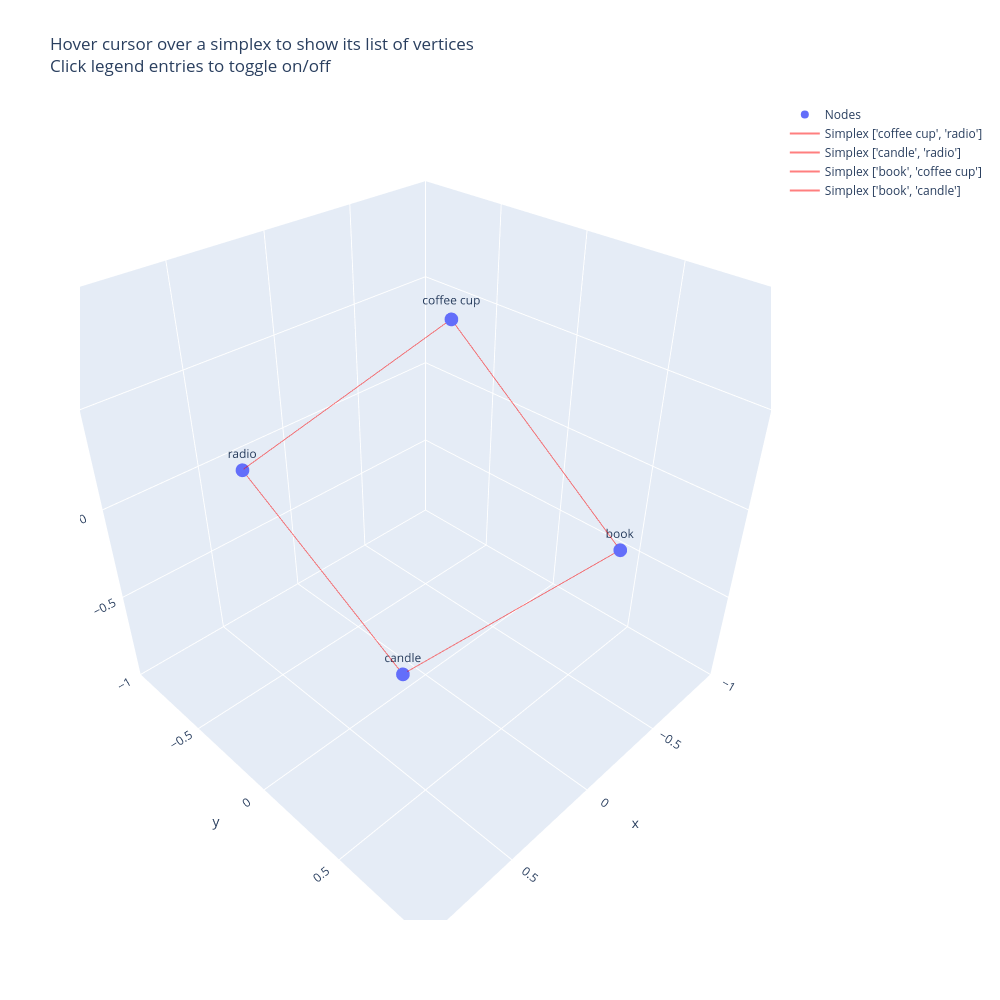
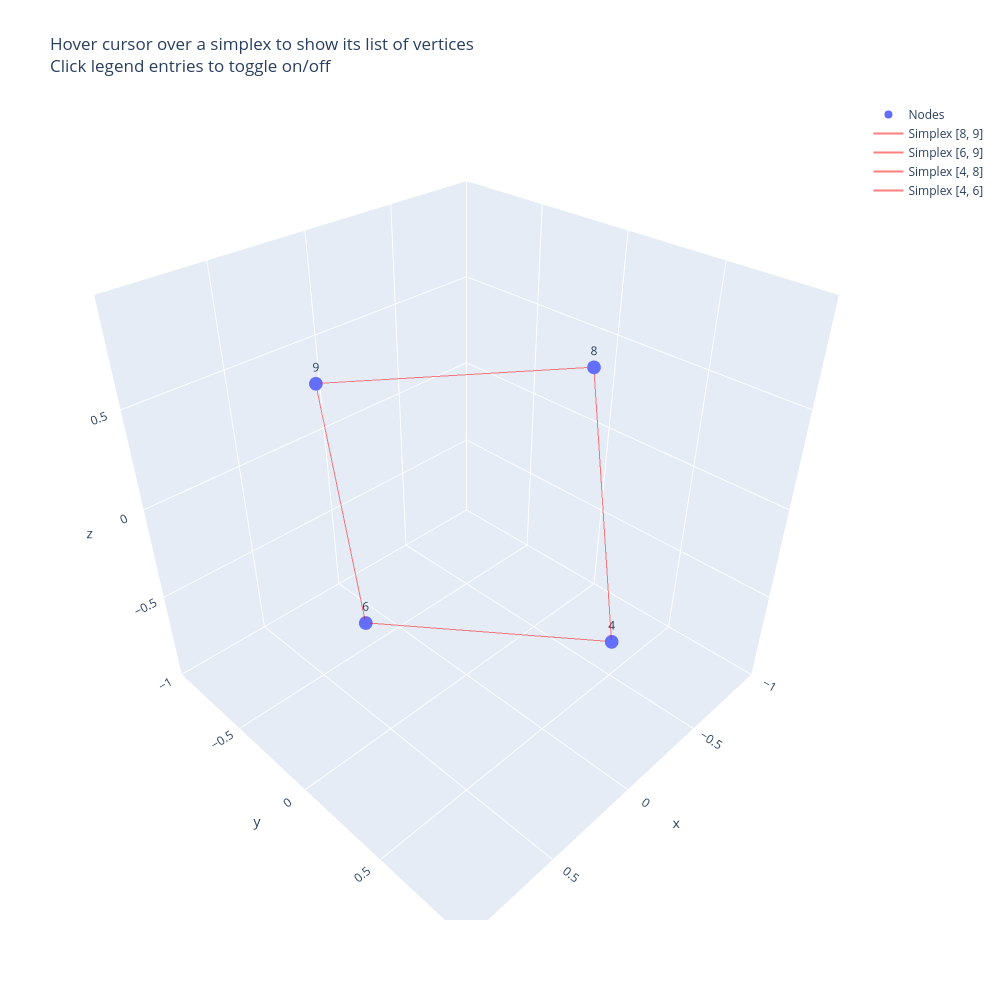
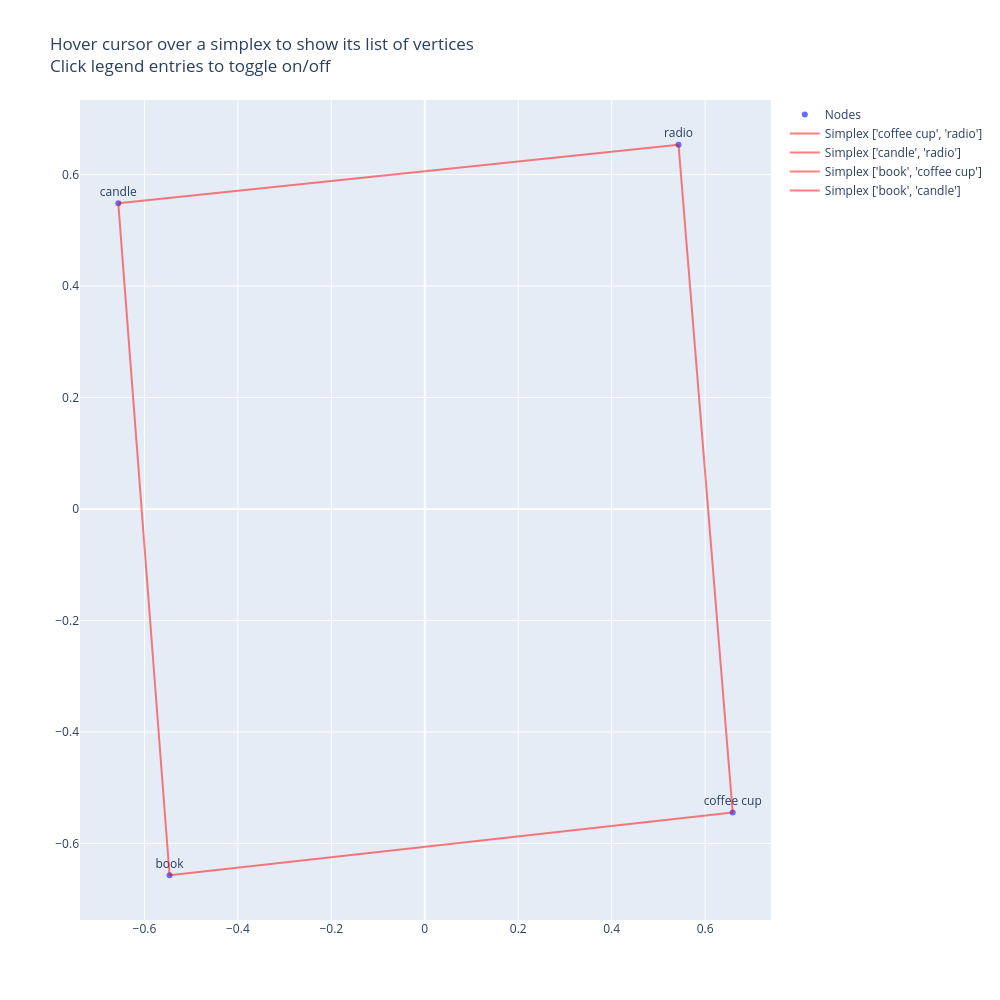
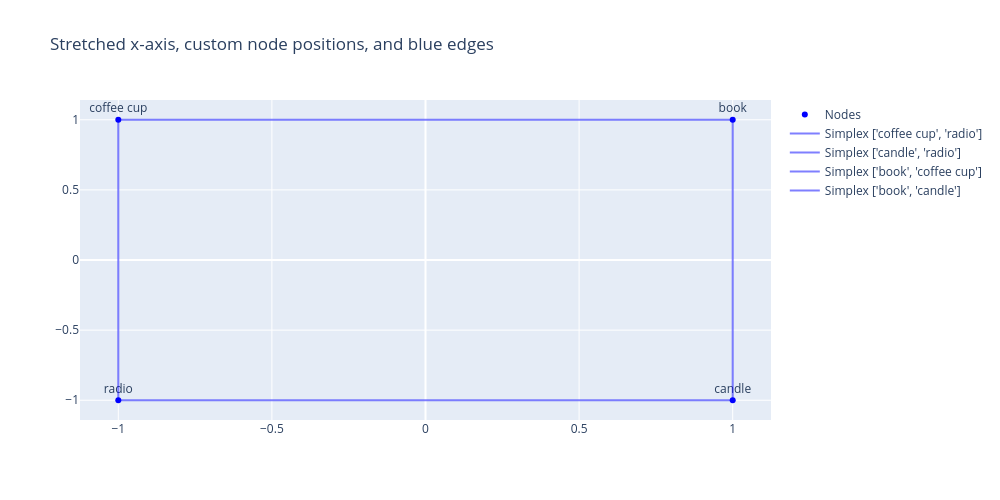

The notebook cell these images were saved under, in order:
### Code cell
# PLOT CYCLE REPRESENTATIVES WITH VARIOUS CUSTOMIZATIONS

import plotly.graph_objects as go

fig_1   =    oat_accelerator.plot_cycle_representative(
                homology.cycle_representatives()["cycle representative"][2], 
                coordinate_dictionary = None, 
                embedding_dimension = 3
            )   
fig_2   =    oat_accelerator.plot_cycle_representative(
                homology.cycle_representatives(numeric_node_labels=True)["cycle representative"][2], 
                coordinate_dictionary = None, 
                embedding_dimension = 3
            )    
fig_3   =   oat_accelerator.plot_cycle_representative(
                homology.cycle_representatives()["cycle representative"][2], 
                coordinate_dictionary = None, 
                embedding_dimension = 2
            )    
fig_4   =   oat_accelerator.plot_cycle_representative(
                homology.cycle_representatives()["cycle representative"][2], 
                coordinate_dictionary = {"radio": [-1,-1], "coffee cup": [-1,1], "book": [1,1], "candle": [1,-1]}, 
                embedding_dimension = 2
            )   
fig_5   =   oat_accelerator.plot_cycle_representative(
                homology.cycle_representatives()["cycle representative"][2], 
                coordinate_dictionary = {"radio": [-1,-1,0], "coffee cup": [-1,1,0], "book": [1,1,0], "candle": [1,-1,1]}, 
                embedding_dimension = 3
            )    
fig_6   =   oat_accelerator.plot_cycle_representative(
                homology.cycle_representatives()["cycle representative"][3], 
                coordinate_dictionary = None, 
                embedding_dimension = 3
            )  
fig_7   =   oat_accelerator.plot_cycle_representative(
                homology.cycle_representatives()["cycle representative"][3], 
                coordinate_dictionary = {"a":[1,0,0], "b":[0,1,0], "c":[0,0,1], "0":[0,0,0], "1":[1,1,1] }, 
                embedding_dimension = 3
            )  

# Make each edge in Figure 4 blue
for trace in fig_4.data:
    if isinstance(trace, go.Scatter):
        trace.update(line = dict(color="blue") )

# Update the layout for Figure 4
fig_4.update_layout(
    title="Stretched x-axis, custom node positions, and blue edges",
    width=1000,
    height=500,
)             

# Color each triangle in Figure 6 red
for trace in fig_6.data:
    if isinstance(trace, go.Mesh3d):
        trace.update(color="red")

# Update the layout for Figure 7
fig_7.update_layout(
    title="Custom node positions, custom z-axis limits",
    width=1000,
    height=500,
    scene = dict(
        # aspectratio=go.layout.scene.Aspectratio(x=1, y=1, z=1), # controls zoom
        xaxis = dict(range=[ 0, 1],), # x axis limits
        yaxis = dict(range=[ 0, 1],), # y axis limits
        zaxis = dict(range=[-1, 3],), # z axis limits        
    ),
)          
     
# Display plots
fig_1.show()
fig_2.show()
fig_3.show()
fig_4.show()
fig_5.show()
fig_6.show()
fig_7.show()

### Figure 1 — Plotly figure (JSON) as saved in the notebook; plotly's stock layout.template omitted (floating-point values rounded to 4 significant figures)
{"data": [{"mode": "markers+text", "name": "Nodes", "text": ["coffee cup", "radio", "candle", "book"], "textposition": "top center", "type": "scatter3d", "x": [-0.1783, 0.4356, 0.1946, -0.4518], "y": [-0.03221, -0.7314, 0.04273, 0.7209], "z": [0.8323, 0.07253, -0.8305, -0.07437]}, {"line": {"color": "red"}, "mode": "lines", "name": "Simplex ['coffee cup', 'radio']", "opacity": 0.5, "showlegend": true, "text": "Vertices: ['coffee cup', 'radio']", "type": "scatter3d", "x": [-0.1783, 0.1286, 0.4356], "y": [-0.03221, -0.3818, -0.7314], "z": [0.8323, 0.4524, 0.07253]}, {"line": {"color": "red"}, "mode": "lines", "name": "Simplex ['candle', 'radio']", "opacity": 0.5, "showlegend": true, "text": "Vertices: ['candle', 'radio']", "type": "scatter3d", "x": [0.1946, 0.3151, 0.4356], "y": [0.04273, -0.3443, -0.7314], "z": [-0.8305, -0.379, 0.07253]}, {"line": {"color": "red"}, "mode": "lines", "name": "Simplex ['book', 'coffee cup']", "opacity": 0.5, "showlegend": true, "text": "Vertices: ['book', 'coffee cup']", "type": "scatter3d", "x": [-0.4518, -0.3151, -0.1783], "y": [0.7209, 0.3443, -0.03221], "z": [-0.07437, 0.379, 0.8323]}, {"line": {"color": "red"}, "mode": "lines", "name": "Simplex ['book', 'candle']", "opacity": 0.5, "showlegend": true, "text": "Vertices: ['book', 'candle']", "type": "scatter3d", "x": [-0.4518, -0.1286, 0.1946], "y": [0.7209, 0.3818, 0.04273], "z": [-0.07437, -0.4524, -0.8305]}], "layout": {"height": 1000, "scene": {"aspectratio": {"x": 1, "y": 1, "z": 1}, "xaxis": {"range": [-1, 1]}, "yaxis": {"range": [-1, 1]}, "zaxis": {"range": [-1, 1]}}, "title": {"text": "Hover cursor over a simplex to show its list of vertices<br>Click legend entries to toggle on/off"}, "width": 1000}}

### Figure 2 — Plotly figure (JSON) as saved in the notebook; plotly's stock layout.template omitted (floating-point values rounded to 4 significant figures)
{"data": [{"mode": "markers+text", "name": "Nodes", "text": ["8", "9", "6", "4"], "textposition": "top center", "type": "scatter3d", "x": [-0.3715, 0.263, 0.3106, -0.2022], "y": [0.3469, -0.6607, -0.3774, 0.6912], "z": [0.6856, 0.4718, -0.6996, -0.4578]}, {"line": {"color": "red"}, "mode": "lines", "name": "Simplex [8, 9]", "opacity": 0.5, "showlegend": true, "text": "Vertices: [8, 9]", "type": "scatter3d", "x": [-0.3715, -0.05424, 0.263], "y": [0.3469, -0.1569, -0.6607], "z": [0.6856, 0.5787, 0.4718]}, {"line": {"color": "red"}, "mode": "lines", "name": "Simplex [6, 9]", "opacity": 0.5, "showlegend": true, "text": "Vertices: [6, 9]", "type": "scatter3d", "x": [0.3106, 0.2868, 0.263], "y": [-0.3774, -0.519, -0.6607], "z": [-0.6996, -0.1139, 0.4718]}, {"line": {"color": "red"}, "mode": "lines", "name": "Simplex [4, 8]", "opacity": 0.5, "showlegend": true, "text": "Vertices: [4, 8]", "type": "scatter3d", "x": [-0.2022, -0.2868, -0.3715], "y": [0.6912, 0.519, 0.3469], "z": [-0.4578, 0.1139, 0.6856]}, {"line": {"color": "red"}, "mode": "lines", "name": "Simplex [4, 6]", "opacity": 0.5, "showlegend": true, "text": "Vertices: [4, 6]", "type": "scatter3d", "x": [-0.2022, 0.05424, 0.3106], "y": [0.6912, 0.1569, -0.3774], "z": [-0.4578, -0.5787, -0.6996]}], "layout": {"height": 1000, "scene": {"aspectratio": {"x": 1, "y": 1, "z": 1}, "xaxis": {"range": [-1, 1]}, "yaxis": {"range": [-1, 1]}, "zaxis": {"range": [-1, 1]}}, "title": {"text": "Hover cursor over a simplex to show its list of vertices<br>Click legend entries to toggle on/off"}, "width": 1000}}

### Figure 3 — Plotly figure (JSON) as saved in the notebook; plotly's stock layout.template omitted (floating-point values rounded to 4 significant figures)
{"data": [{"mode": "markers+text", "name": "Nodes", "text": ["coffee cup", "radio", "candle", "book"], "textposition": "top center", "type": "scatter", "x": [0.659, 0.5431, -0.656, -0.5462], "y": [-0.5446, 0.6535, 0.5483, -0.6572]}, {"line": {"color": "red"}, "mode": "lines", "name": "Simplex ['coffee cup', 'radio']", "opacity": 0.5, "showlegend": true, "text": "Vertices: ['coffee cup', 'radio']", "type": "scatter", "x": [0.659, 0.6011, 0.5431], "y": [-0.5446, 0.05444, 0.6535]}, {"line": {"color": "red"}, "mode": "lines", "name": "Simplex ['candle', 'radio']", "opacity": 0.5, "showlegend": true, "text": "Vertices: ['candle', 'radio']", "type": "scatter", "x": [-0.656, -0.05642, 0.5431], "y": [0.5483, 0.6009, 0.6535]}, {"line": {"color": "red"}, "mode": "lines", "name": "Simplex ['book', 'coffee cup']", "opacity": 0.5, "showlegend": true, "text": "Vertices: ['book', 'coffee cup']", "type": "scatter", "x": [-0.5462, 0.05642, 0.659], "y": [-0.6572, -0.6009, -0.5446]}, {"line": {"color": "red"}, "mode": "lines", "name": "Simplex ['book', 'candle']", "opacity": 0.5, "showlegend": true, "text": "Vertices: ['book', 'candle']", "type": "scatter", "x": [-0.5462, -0.6011, -0.656], "y": [-0.6572, -0.05444, 0.5483]}], "layout": {"height": 1000, "scene": {"aspectratio": {"x": 1, "y": 1, "z": 1}, "xaxis": {"range": [-1, 1]}, "yaxis": {"range": [-1, 1]}, "zaxis": {"range": [-1, 1]}}, "title": {"text": "Hover cursor over a simplex to show its list of vertices<br>Click legend entries to toggle on/off"}, "width": 1000}}

### Figure 4 — Plotly figure (JSON) as saved in the notebook; plotly's stock layout.template omitted (floating-point values rounded to 4 significant figures)
{"data": [{"line": {"color": "blue"}, "mode": "markers+text", "name": "Nodes", "text": ["radio", "coffee cup", "book", "candle"], "textposition": "top center", "type": "scatter", "x": [-1, -1, 1, 1], "y": [-1, 1, 1, -1]}, {"line": {"color": "blue"}, "mode": "lines", "name": "Simplex ['coffee cup', 'radio']", "opacity": 0.5, "showlegend": true, "text": "Vertices: ['coffee cup', 'radio']", "type": "scatter", "x": [-1, -1, -1], "y": [1, 0, -1]}, {"line": {"color": "blue"}, "mode": "lines", "name": "Simplex ['candle', 'radio']", "opacity": 0.5, "showlegend": true, "text": "Vertices: ['candle', 'radio']", "type": "scatter", "x": [1, 0, -1], "y": [-1, -1, -1]}, {"line": {"color": "blue"}, "mode": "lines", "name": "Simplex ['book', 'coffee cup']", "opacity": 0.5, "showlegend": true, "text": "Vertices: ['book', 'coffee cup']", "type": "scatter", "x": [1, 0, -1], "y": [1, 1, 1]}, {"line": {"color": "blue"}, "mode": "lines", "name": "Simplex ['book', 'candle']", "opacity": 0.5, "showlegend": true, "text": "Vertices: ['book', 'candle']", "type": "scatter", "x": [1, 1, 1], "y": [1, 0, -1]}], "layout": {"height": 500, "scene": {"aspectratio": {"x": 1, "y": 1, "z": 1}, "xaxis": {"range": [-1, 1]}, "yaxis": {"range": [-1, 1]}, "zaxis": {"range": [-1, 1]}}, "title": {"text": "Stretched x-axis, custom node positions, and blue edges"}, "width": 1000}}
